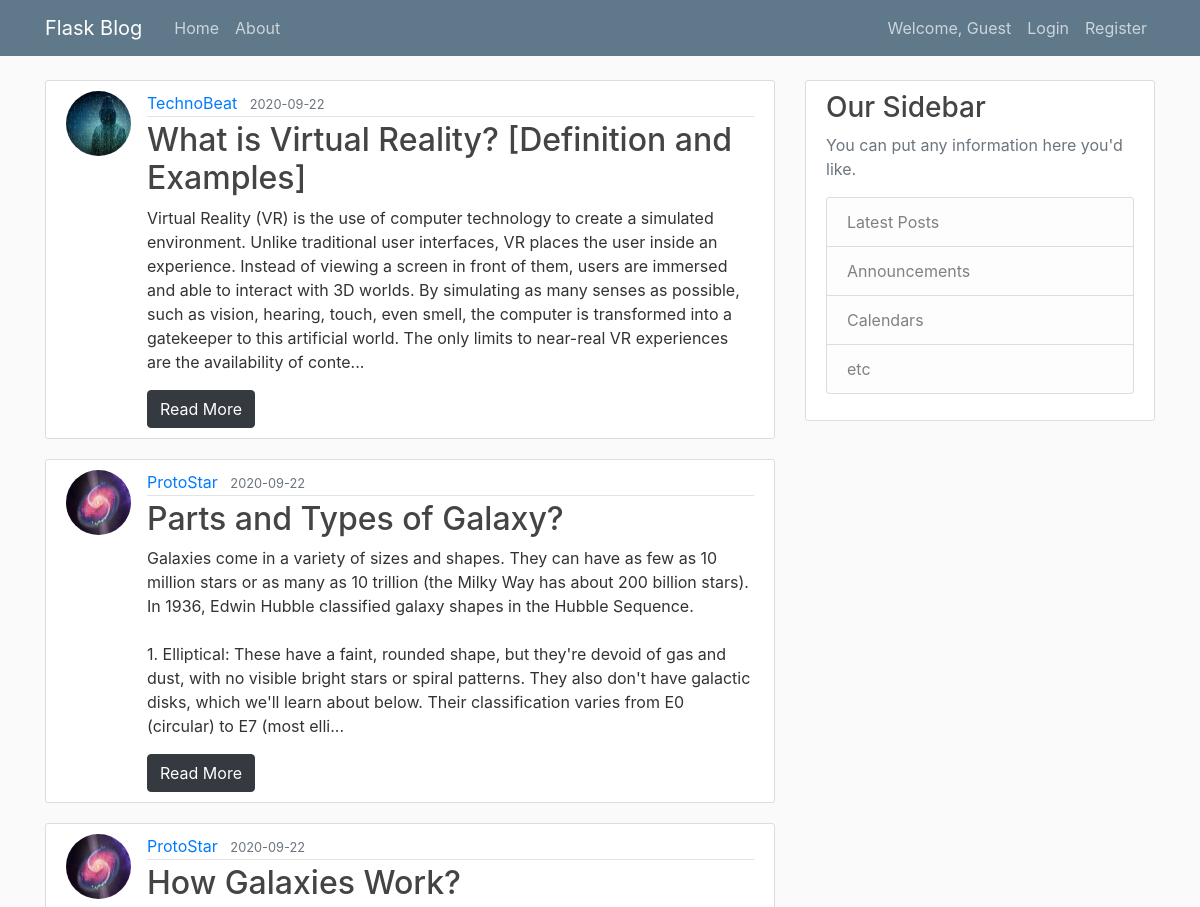
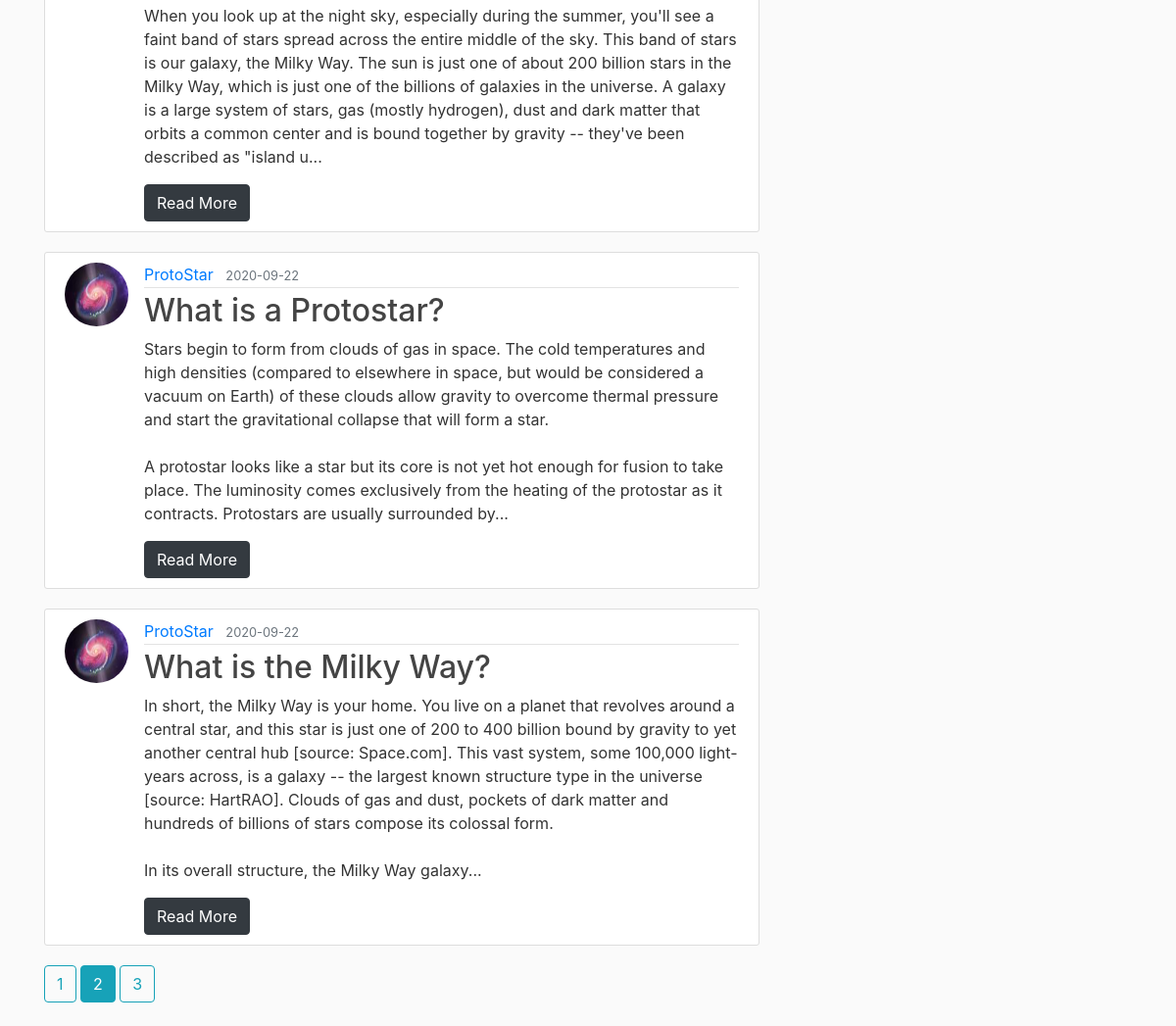
The page /home?page=2 on the database its author committed (2 pictures, top to bottom).
### flaskblog/models.py (models this page shows, shortened)
class Post(db.Model):
    id = db.Column(db.Integer, primary_key=True)
    title = db.Column(db.String(100), nullable=False)
    date_posted = db.Column(db.DateTime, nullable=False, default=datetime.utcnow)
    content = db.Column(db.Text, nullable=False)
    user_id = db.Column(db.Integer, db.ForeignKey('user.id'), nullable=False)

class User(db.Model, UserMixin):
    id = db.Column(db.Integer, primary_key=True)
    username = db.Column(db.String(20), unique=True, nullable=False)
    email = db.Column(db.String(120), unique=True, nullable=False)
    image_file = db.Column(db.String(20), nullable=False, default='default.jpg')
    password = db.Column(db.String(60), nullable=False)
    posts = db.relationship('Post', backref='author', lazy=True)

### flaskblog/main/routes.py (the view)
@main.route("/")
@main.route("/home")
def home():
	page = request.args.get('page',1, type=int)
	posts = Post.query.order_by(Post.date_posted.desc()).paginate(page=page, per_page=5)
	return render_template('home.html', posts=posts)

### flaskblog/templates/home.html
{% extends "layout.html" %}
{% block content %}
	{% for post in posts.items %}
		<article class="media content-section">
			<img class="rounded-circle article-img" src="{{ url_for('static', filename='profile_pics/' + post.author.image_file) }}">
		  <div class="media-body">
		    <div class="article-metadata">
		      <a class="mr-2" href="{{ url_for('users.user_posts', username=post.author.username) }}">{{ post.author.username }}</a>
		      <small class="text-muted">{{ post.date_posted.strftime('%Y-%m-%d') }}</small>
		    </div>
		    <h2><a class="article-title" href="{{ url_for('posts.post', post_id=post.id) }}">{{ post.title }}</a></h2>
		    <p class="article-content">{{ post.content[0:500] }}...</p>
		    <a class = "btn btn-dark" href="{{ url_for('posts.post', post_id=post.id ) }}">Read More</a>
		  </div>
		</article>
	{% endfor %}
	{% for page_num in posts.iter_pages(left_edge=1, right_edge=1, left_current = 1, right_current = 2) %}
		{% if page_num %}
			{% if posts.page == page_num %}
				<a class="btn btn-info mb-4" href="{{url_for('main.home', page=page_num)}}">{{ page_num }}</a>
			{% else %}
				<a class="btn btn-outline-info mb-4" href="{{url_for('main.home', page=page_num)}}">{{ page_num }}</a>
			{% endif %}
		{% else %}
			...
		{% endif %}
	{% endfor %}
{% endblock content %}

### flaskblog/static/main.css (style rules this page uses)
body { background: #fafafa; color: #333333; margin-top: 5rem; }
h1, h2, h3, h4, h5, h6 { color: #444444; }
.content-section { background: #ffffff; padding: 10px 20px; border: 1px solid #dddddd; border-radius: 3px; margin-bottom: 20px; }
.article-title { color: #444444; }
.article-content { white-space: pre-line; }
.article-img { height: 65px; width: 65px; margin-right: 16px; }
.article-metadata { padding-bottom: 1px; margin-bottom: 4px; border-bottom: 1px solid #e3e3e3 }

### rows shown on the page
Post: image_file (picture), author.username "TechnoBeat", date_posted "2020-09-22", title "What is Virtual Reality? [Definition and Examples]", content "Virtual Reality (VR) is the use of computer technology to create a simulated environment. Unlike traditional user interfaces, VR places the user inside an experience. Instead of viewing a screen in front of them, users are immersed and able to interact with 3D worlds. By simulating as many senses as possible, such as vision, hearing, touch, even smell, the computer is transformed into a gatekeeper to this artificial world. The only limits to near-real VR experiences are the availability of conte"
Post: image_file (picture), author.username "ProtoStar", date_posted "2020-09-22", title "Parts and Types of Galaxy?", content "Galaxies come in a variety of sizes and shapes. They can have as few as 10 million stars or as many as 10 trillion (the Milky Way has about 200 billion stars). In 1936, Edwin Hubble classified galaxy shapes in the Hubble Sequence. 1. Elliptical: These have a faint, rounded shape, but they're devoid of gas and dust, with no visible bright stars or spiral patterns. They also don't have galactic disks, which we'll learn about below. Their classification varies from E0 (circular) to E7 (most elli"
Post: image_file (picture), author.username "ProtoStar", date_posted "2020-09-22", title "How Galaxies Work?", content "When you look up at the night sky, especially during the summer, you'll see a faint band of stars spread across the entire middle of the sky. This band of stars is our galaxy, the Milky Way. The sun is just one of about 200 billion stars in the Milky Way, which is just one of the billions of galaxies in the universe. A galaxy is a large system of stars, gas (mostly hydrogen), dust and dark matter that orbits a common center and is bound together by gravity -- they've been describe­d as \"island u"
Post: image_file (picture), author.username "ProtoStar", date_posted "2020-09-22", title "What is a Protostar?", content "Stars begin to form from clouds of gas in space. The cold temperatures and high densities (compared to elsewhere in space, but would be considered a vacuum on Earth) of these clouds allow gravity to overcome thermal pressure and start the gravitational collapse that will form a star. A protostar looks like a star but its core is not yet hot enough for fusion to take place. The luminosity comes exclusively from the heating of the protostar as it contracts. Protostars are usually surrounded by"
Post: image_file (picture), author.username "ProtoStar", date_posted "2020-09-22", title "What is the Milky Way?", content "In short, the Milky Way is your home. You live on a planet that revolves around a central star, and this star is just one of 200 to 400 billion bound by gravity to yet another central hub [source: Space.com]. This vast system, some 100,000 light-years across, is a galaxy -- the largest known structure type in the universe [source: HartRAO]. Clouds of gas and dust, pockets of dark matter and hundreds of billions of stars compose its colossal form. In its overall structure, the Milky Way galaxy"

### other values the page prints
{{ page_num }} "1" "3"
{{ page_num }} "2"
